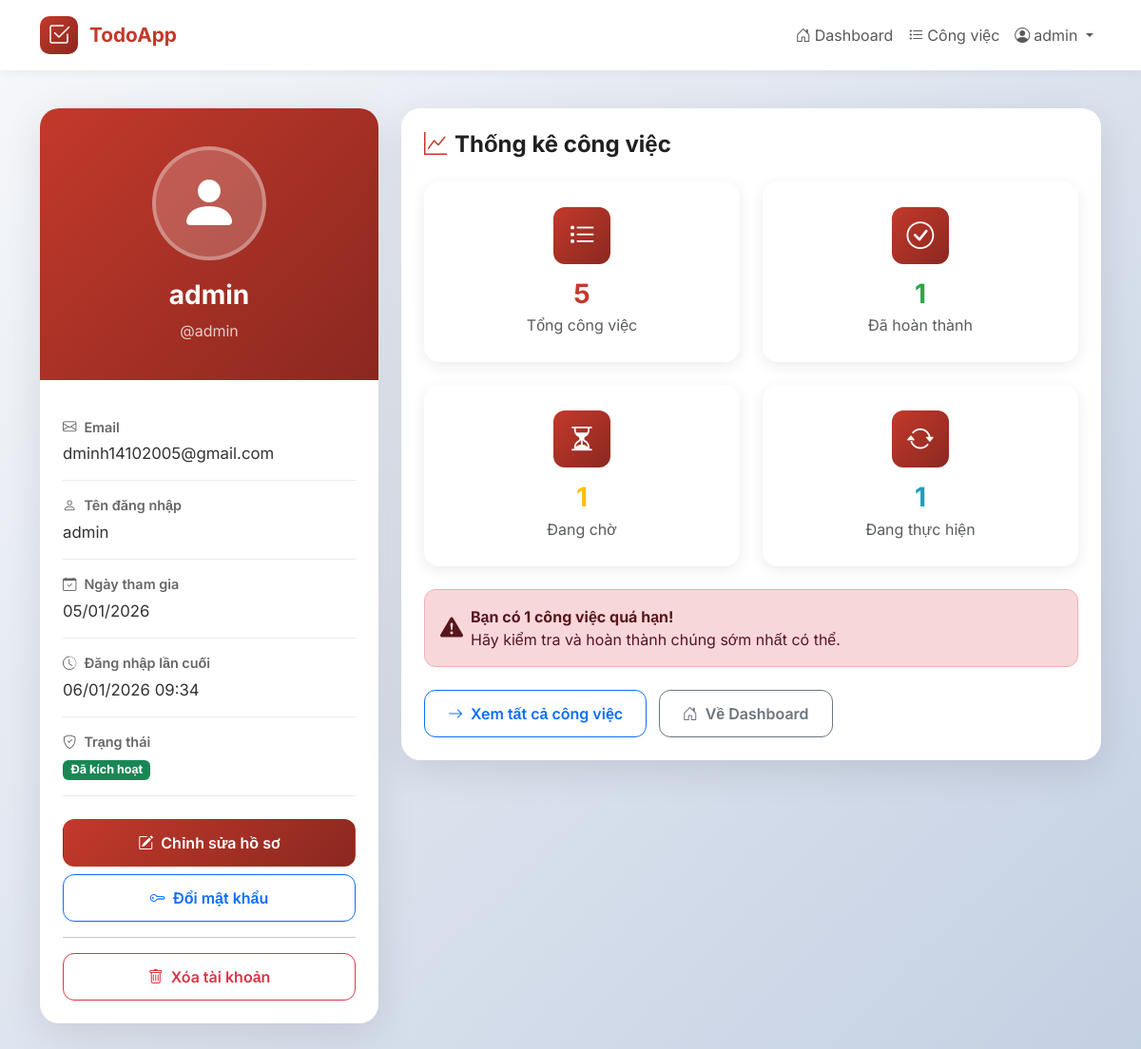
Screenshot of /accounts/profile/ (signed in) with the database file from the repository.
### accounts/models.py (models this page shows, shortened)
class User(AbstractUser):
    id = models.UUIDField(primary_key=True, default=uuid.uuid4, editable=False)
    email = models.EmailField(
        unique=True,
        verbose_name=_("Email"),
        help_text=_("Email address used for account activation and password reset"),
    )
    avatar = models.ImageField(
        upload_to='avatars/',
        blank=True,
        null=True,
        verbose_name=_("Avatar"),
        help_text=_("Profile picture (recommended size: 200x200px)"),
        storage=MediaCloudinaryStorage(),
    )
    USERNAME_FIELD = "username"
    REQUIRED_FIELDS = ["email"]
    class Meta:
        verbose_name = _("User")
        verbose_name_plural = _("Users")
        ordering = ["-date_joined"]
    def get_display_name(self):
        full_name = self.get_full_name()
        return full_name if full_name else self.username

### accounts/views.py (the view)
# urls.py: path("profile/", views.profile_view, name="profile"),
@login_required
def profile_view(request):
    user = request.user
    try:
        from tasks.models import Task
        user_tasks = Task.objects.filter(user=user)
        total_tasks = user_tasks.count()
        completed_tasks = user_tasks.filter(status='completed').count()
        pending_tasks = user_tasks.filter(status='pending').count()
        in_progress_tasks = user_tasks.filter(status='in_progress').count()
        overdue_tasks = [task for task in user_tasks if task.is_overdue]
        overdue_count = len(overdue_tasks)
    except ImportError:
        total_tasks = completed_tasks = pending_tasks = in_progress_tasks = overdue_count = 0
    context = {
        "user": user,
        "total_tasks": total_tasks,
        "completed_tasks": completed_tasks,
        "pending_tasks": pending_tasks,
        "in_progress_tasks": in_progress_tasks,
        "overdue_count": overdue_count,
    }
    return render(request, "accounts/profile.html", context)

### tasks/models.py (called while the page is built)
    @property
    def is_overdue(self):
        if self.deadline and self.status != 'completed':
            return timezone.now() > self.deadline
        return False

### accounts/templates/accounts/profile.html (shortened to what this page needs)
{% extends 'base.html' %}
{% load static %}
{% block content %}
<div class="profile-container">
    <div class="container">
        <div class="row">
            <div class="col-lg-4 mb-4">
                <div class="profile-card">
                    <div class="profile-header">
                        <div class="avatar-container">
                            {% if user.avatar %}
                                <img src="{{ user.avatar.url }}" alt="Avatar"
                                     class="rounded-circle"
                                     style="width: 100%; height: 100%; object-fit: cover;">
                            {% else %}
                                <i class="bi bi-person-fill"></i>
                            {% endif %}
                        </div>
                        <h3 class="fw-bold mb-2">{{ user.get_display_name }}</h3>
                        <p class="mb-0 opacity-75">@{{ user.username }}</p>
                    </div>
                    <div class="p-4">
                        <div class="info-item">
                            <div class="info-label">
                                <i class="bi bi-envelope me-2"></i>Email
                            </div>
                            <div class="info-value">{{ user.email }}</div>
                        </div>
                        <div class="info-item">
                            <div class="info-label">
                                <i class="bi bi-person me-2"></i>Tên đăng nhập
                            </div>
                            <div class="info-value">{{ user.username }}</div>
                        </div>
                        <div class="info-item">
                            <div class="info-label">
                                <i class="bi bi-calendar-check me-2"></i>Ngày tham gia
                            </div>
                            <div class="info-value">{{ user.date_joined|date:"d/m/Y" }}</div>
                        </div>
                        {% if user.last_login %}
                        <div class="info-item">
                            <div class="info-label">
                                <i class="bi bi-clock-history me-2"></i>Đăng nhập lần cuối
                            </div>
                            <div class="info-value">{{ user.last_login|date:"d/m/Y H:i" }}</div>
                        </div>
                        {% endif %}
                        <div class="info-item">
                            <div class="info-label">
                                <i class="bi bi-shield-check me-2"></i>Trạng thái
                            </div>
                            <div class="info-value">
                                {% if user.is_active %}
                                    <span class="badge bg-success">Đã kích hoạt</span>
                                {% else %}
                                    <span class="badge bg-warning">Chưa kích hoạt</span>
                                {% endif %}
                            </div>
                        </div>
                        <div class="d-grid gap-2 mt-4">
                            <a href="{% url 'accounts:profile_edit' %}" class="btn action-btn" style="background: linear-gradient(135deg, #c3392b 0%, #8b2820 100%); color: white;">
                                <i class="bi bi-pencil-square me-2"></i>Chỉnh sửa hồ sơ
                            </a>
                            <a href="{% url 'accounts:password_change' %}" class="btn action-btn btn-outline-primary">
                                <i class="bi bi-key me-2"></i>Đổi mật khẩu
                            </a>
                            <hr class="my-2">
                            <a href="{% url 'accounts:account_delete' %}" class="btn action-btn btn-outline-danger">
                                <i class="bi bi-trash me-2"></i>Xóa tài khoản
                            </a>
                        </div>
                    </div>
                </div>
            </div>
            <div class="col-lg-8">
                <div class="profile-card p-4">
                    <h4 class="fw-bold mb-4">
                        <i class="bi bi-graph-up me-2" style="color: #c3392b;"></i>Thống kê công việc
                    </h4>
                    <div class="row g-4 mb-4">
                        <div class="col-md-6">
                            <div class="stat-card">
                                <div class="stat-icon">
                                    <i class="bi bi-list-task text-white" style="font-size: 1.8rem;"></i>
                                </div>
                                <h3 class="fw-bold mb-1" style="color: #c3392b;">{{ total_tasks }}</h3>
                                <p class="text-muted mb-0">Tổng công việc</p>
                            </div>
                        </div>
                        <div class="col-md-6">
                            <div class="stat-card">
                                <div class="stat-icon">
                                    <i class="bi bi-check-circle text-white" style="font-size: 1.8rem;"></i>
                                </div>
                                <h3 class="fw-bold mb-1" style="color: #28a745;">{{ completed_tasks }}</h3>
                                <p class="text-muted mb-0">Đã hoàn thành</p>
                            </div>
                        </div>
                        <div class="col-md-6">
                            <div class="stat-card">
                                <div class="stat-icon">
                                    <i class="bi bi-hourglass-split text-white" style="font-size: 1.8rem;"></i>
                                </div>
                                <h3 class="fw-bold mb-1" style="color: #ffc107;">{{ pending_tasks }}</h3>
                                <p class="text-muted mb-0">Đang chờ</p>
                            </div>
                        </div>
                        <div class="col-md-6">
                            <div class="stat-card">
                                <div class="stat-icon">
                                    <i class="bi bi-arrow-repeat text-white" style="font-size: 1.8rem;"></i>
                                </div>
                                <h3 class="fw-bold mb-1" style="color: #17a2b8;">{{ in_progress_tasks }}</h3>
                                <p class="text-muted mb-0">Đang thực hiện</p>
                            </div>
                        </div>
                    </div>
                    {% if overdue_count > 0 %}
                    <div class="alert alert-danger d-flex align-items-center" style="border-radius: 12px;">
                        <i class="bi bi-exclamation-triangle-fill me-2" style="font-size: 1.5rem;"></i>
                        <div>
                            <strong>Bạn có {{ overdue_count }} công việc quá hạn!</strong>
                            <p class="mb-0">Hãy kiểm tra và hoàn thành chúng sớm nhất có thể.</p>
                        </div>
                    </div>
                    {% endif %}
                    <div class="mt-4">
                        <a href="{% url 'task_list' %}" class="btn btn-outline-primary action-btn">
                            <i class="bi bi-arrow-right me-2"></i>Xem tất cả công việc
                        </a>
                        <a href="{% url 'accounts:user_dashboard' %}" class="btn btn-outline-secondary action-btn ms-2">
                            <i class="bi bi-house-door me-2"></i>Về Dashboard
                        </a>
                    </div>
                </div>
            </div>
        </div>
    </div>
</div>
{% endblock %}

### templates/base.html (shortened to what this page needs)
{% load static %}
<!DOCTYPE html>
<html lang="vi">
<head>
    <link href="https://cdn.jsdelivr.net/npm/bootstrap@5.3.0/dist/css/bootstrap.min.css" rel="stylesheet">
    <link rel="stylesheet" href="https://cdn.jsdelivr.net/npm/bootstrap-icons@1.11.0/font/bootstrap-icons.css">
</head>
<body>
    <nav class="navbar navbar-expand-lg sticky-top">
        <div class="container">
            <a class="navbar-brand d-flex align-items-center" href="{% url 'home' %}">
                <div style="width: 40px; height: 40px; background: linear-gradient(135deg, #c3392b 0%, #8b2820 100%); border-radius: 10px; display: flex; align-items: center; justify-content: center; margin-right: 12px;">
                    <i class="bi bi-check2-square text-white" style="font-size: 1.5rem;"></i>
                </div>
                <span class="fw-bold" style="color: #c3392b; font-size: 1.3rem;">TodoApp</span>
            </a>
            <div class="collapse navbar-collapse" id="navbarNav">
                <ul class="navbar-nav ms-auto align-items-center">
                    {% if user.is_authenticated %}
                        <li class="nav-item">
                            <a class="nav-link" href="{% url 'accounts:user_dashboard' %}">
                                <i class="bi bi-house-door me-1"></i>Dashboard
                            </a>
                        </li>
                        <li class="nav-item">
                            <a class="nav-link" href="{% url 'task_list' %}">
                                <i class="bi bi-list-task me-1"></i>Công việc
                            </a>
                        </li>
                        <li class="nav-item dropdown">
                            <a class="nav-link dropdown-toggle" href="#" id="userDropdown" role="button" data-bs-toggle="dropdown" aria-expanded="false">
                                <i class="bi bi-person-circle me-1"></i>{{ user.username }}
                            </a>
                        </li>
                    {% endif %}
                </ul>
            </div>
        </div>
    </nav>
    <main class="main-content">
        {% block content %}
        {% endblock %}
    </main>
</body>
</html>

### templates/base.html (style rules this page uses)
:root { --todoist-red: #c3392b; --text-dark: #202020; --gray-icon: #666666; }
body { font-family: 'Inter', sans-serif; color: var(--text-dark); display: flex; flex-direction: column; min-height: 100vh; }
.navbar { background: #fff; padding: 12px 0; box-shadow: 0 2px 10px rgba(0,0,0,0.05); }
.main-content { flex: 1; }

### accounts/templates/accounts/profile.html (style rules this page uses)
.profile-container { background: linear-gradient(135deg, #f5f7fa 0%, #c3cfe2 100%); min-height: 85vh; padding: 40px 0; }
.profile-card { background: white; border-radius: 20px; box-shadow: 0 10px 40px rgba(0,0,0,0.1); overflow: hidden; }
.profile-header { background: linear-gradient(135deg, #c3392b 0%, #8b2820 100%); padding: 40px; color: white; text-align: center; }
.avatar-container { width: 120px; height: 120px; background: rgba(255,255,255,0.2); border-radius: 50%; display: flex; align-items: center; justify-content: center; margin: 0 auto 20px; border: 4px solid rgba(255,255,255,0.3); overflow: hidden; }
.avatar-container i { font-size: 4rem; color: white; }
.stat-card { background: white; border-radius: 16px; padding: 25px; text-align: center; box-shadow: 0 4px 15px rgba(0,0,0,0.08); transition: all 0.3s ease; border: 2px solid transparent; }
.stat-icon { width: 60px; height: 60px; background: linear-gradient(135deg, #c3392b 0%, #8b2820 100%); border-radius: 12px; display: flex; align-items: center; justify-content: center; margin: 0 auto 15px; }
.info-item { padding: 15px 0; border-bottom: 1px solid #e9ecef; }
.info-label { color: #666; font-weight: 600; font-size: 0.9rem; margin-bottom: 5px; }
.info-value { color: #333; font-size: 1.05rem; }
.action-btn { border-radius: 12px; padding: 12px 24px; font-weight: 600; transition: all 0.3s ease; }

### rows the page displays
User: username "admin", get_display_name "admin", email "dminh14102005@gmail.com", date_joined "05/01/2026", last_login "06/01/2026 09:34"

### other values shown
{{ total_tasks }} "5"
{{ completed_tasks }} "1"
{{ pending_tasks }} "1"
{{ in_progress_tasks }} "1"
{{ overdue_count }} "1"
